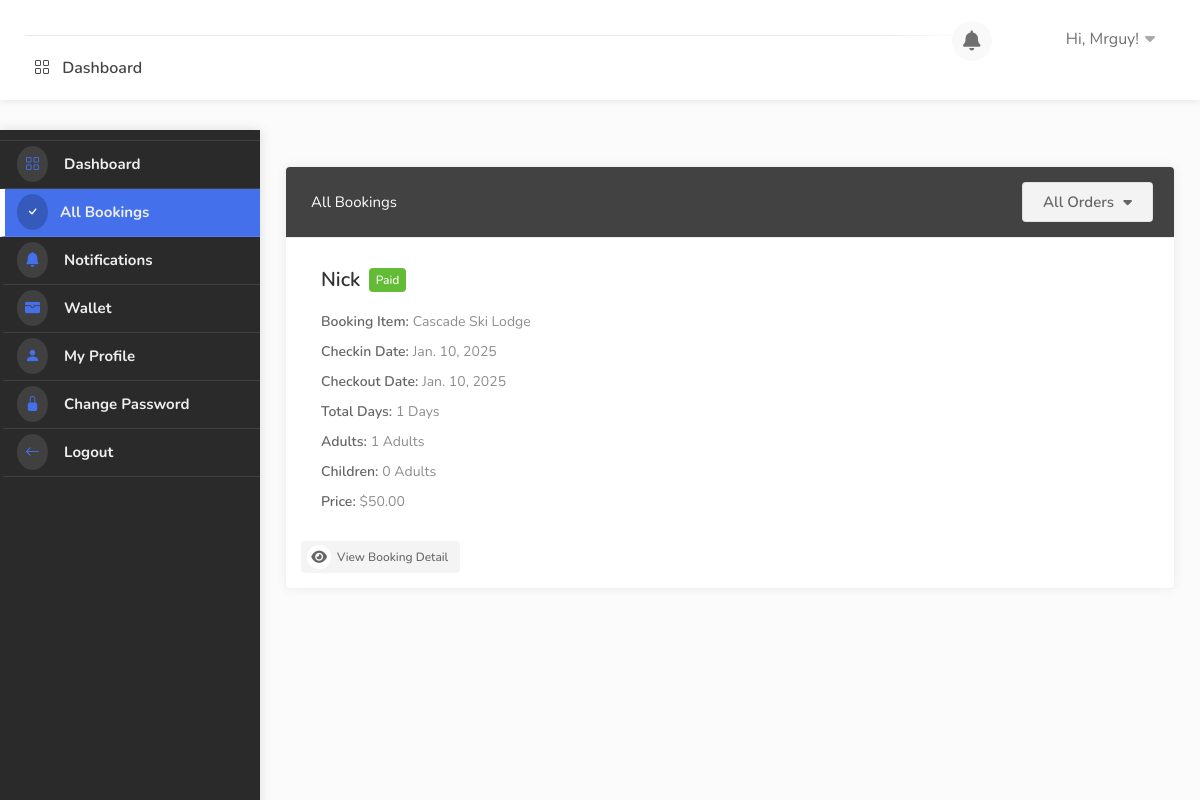
The app's page /dashboard/bookings/ (signed in), older data.
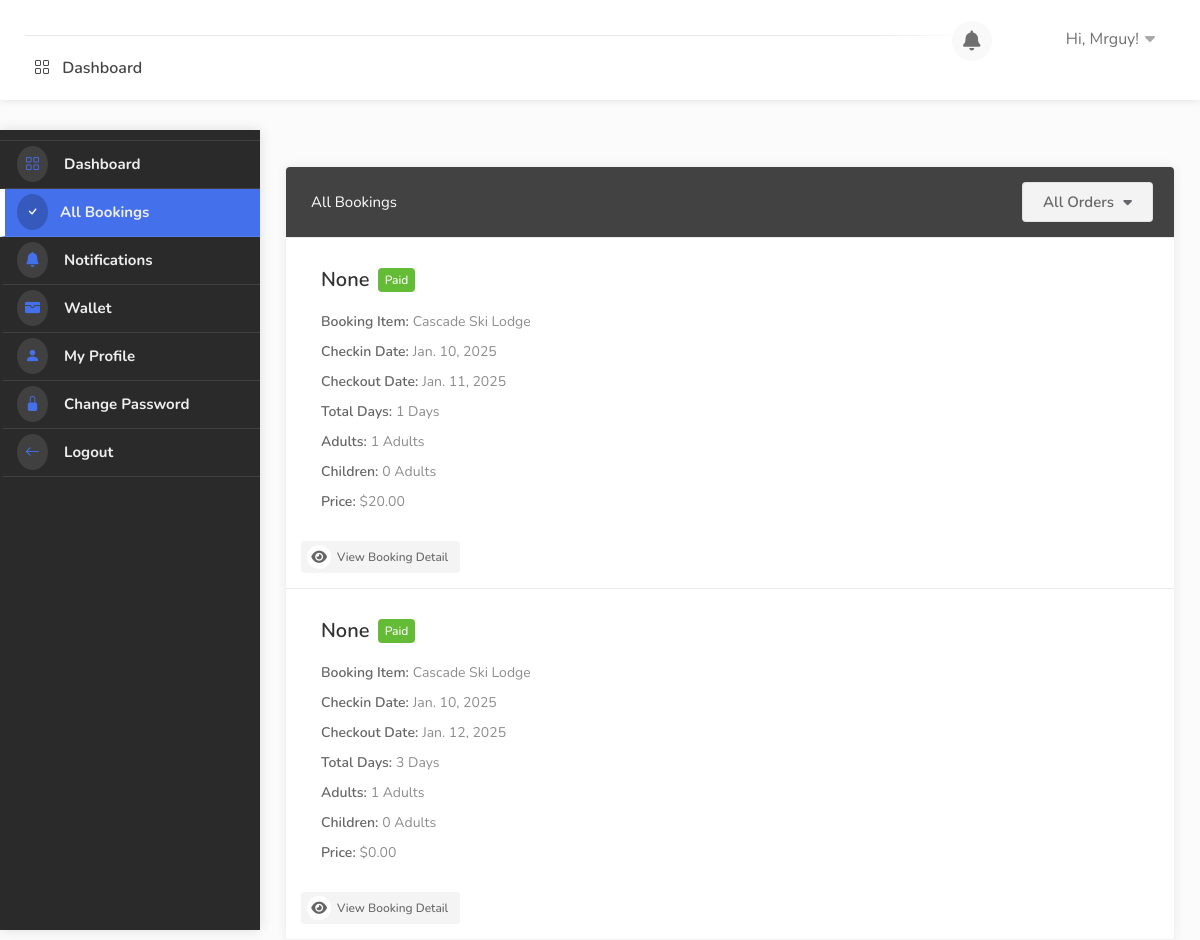
The same page, newer data.
### userauths/models.py (models this page shows, shortened)
class User(AbstractUser):
    full_name = models.CharField(max_length=1000, null=True, blank=True)
    username = models.CharField(max_length=100, null=True, blank=True)
    email = models.EmailField(unique=True)
    phone = models.CharField(max_length=100, null=True, blank=True)
    gender = models.CharField(max_length=100, choices=GENDER, null=True, blank=True)
    otp = models.CharField(max_length=100, null=True, blank=True)
    USERNAME_FIELD = "email"
    REQUIRED_FIELDS = ['username']

### hotel/models.py (models this page shows, shortened)
class Booking(models.Model):
    user = models.ForeignKey(User, on_delete=models.SET_NULL, null=True, blank=True)
    payment_status = models.CharField(max_length=100, choices=PAYMENT_STATUS, default="initiated")
    full_name = models.CharField(max_length=1000, null=True, blank=True)
    email = models.EmailField(null=True, blank=True)
    phone = models.CharField(max_length=1000, null=True, blank=True)
    hotel = models.ForeignKey(Hotel, on_delete=models.SET_NULL, null=True)
    room_type = models.ForeignKey(RoomType, on_delete=models.SET_NULL, null=True)
    room = models.ManyToManyField(Room)
    before_discount = models.DecimalField(max_digits=12, decimal_places=2, default=0.00)
    total = models.DecimalField(max_digits=12, decimal_places=2, default=0.00)
    saved = models.DecimalField(max_digits=12, decimal_places=2, default=0.00)
    check_in_date = models.DateField()
    check_out_date = models.DateField()
    total_days = models.PositiveIntegerField(default=0)
    num_adults = models.PositiveIntegerField(default=1)
    num_children = models.PositiveIntegerField(default=0)
    checked_in = models.BooleanField(default=False)
    checked_out = models.BooleanField(default=False)
    is_active = models.BooleanField(default=True)
    checked_in_tracker = models.BooleanField(default=False, help_text="DO NOT CHECK THIS BOX")
    checked_out_tracker = models.BooleanField(default=False, help_text="DO NOT CHECK THIS BOX")
    date = models.DateTimeField(auto_now_add=True, null=True, blank=True)
    coupons = models.ManyToManyField("hotel.Coupon", blank=True)
    stripe_payment_intent = models.CharField(max_length=200,null=True, blank=True)
    success_id = ShortUUIDField(length=300, max_length=505, alphabet="abcdefghijklmnopqrstuvxyz1234567890")
    booking_id = ShortUUIDField(unique=True, length=10, max_length=20, alphabet="abcdefghijklmnopqrstuvxyz")

class Hotel(models.Model):
    user = models.ForeignKey(User, on_delete=models.CASCADE)
    name = models.CharField(max_length=100)
    description = CKEditor5Field(config_name='extends', null=True, blank=True)
    image = models.FileField(upload_to="hotel_gallery")
    address = models.CharField(max_length=200)
    mobile = models.CharField(max_length=20)
    email = models.CharField(max_length=20)
    status = models.CharField(choices=HOTEL_STATUS, max_length=10, default="published", null=True, blank=True)
    tags = TaggableManager(blank=True)
    views = models.PositiveIntegerField(default=0)
    featured = models.BooleanField(default=False)
    hid = ShortUUIDField(unique=True, length=10, max_length=20, alphabet="abcdefghijklmnopqrstuvxyz1234567890")
    slug = models.SlugField(null=True, blank=True)
    date = models.DateTimeField(auto_now_add=True)
    def hotel_gallery(self):
        return HotelGallery.objects.filter(hotel=self)

### user_dashboard/views.py (the view)
# urls.py: path("bookings/", views.bookings, name="bookings"),
@login_required
def bookings(request):
    bookings = Booking.objects.filter(user=request.user, payment_status="paid")
    context = {
        "bookings":bookings,
    }
    return render(request, "user_dashboard/bookings.html", context)

### hotel/context_processor.py (called while the page is built)
def default(request):
    if 'selection_data_obj' in request.session:
        total_selected_items = len(request.session['selection_data_obj'])
    else:
        total_selected_items = 0
    try:
        noti = Notification.objects.filter(user=request.user, seen=False)
    except:
        noti = None
    return {
        "total_selected_items": total_selected_items,
        "noti": noti,
    }

### templates/user_dashboard/bookings.html (shortened to what this page needs)
{% extends 'partials/dashboard_base.html' %}
{% load static %}
{% block content %}
    <div id="dashboard">
        {% include 'partials/dashboard_sidebar.html' %}
        <div class="utf_dashboard_content">
            <div class="row">
                <div class="col-lg-12 col-md-12">
                  <div class="utf_dashboard_list_box margin-top-0">
                    <div class="sort-by my_sort_by">
                        <div class="utf_sort_by_select_item">
                          <select data-placeholder="All Listing" class="utf_chosen_select_single">
                            <option>All Orders</option>
                          </select>
                        </div>
                    </div>
                    <h4>All Bookings</h4>
                    <ul>
                        {% for b in bookings %}
                            <li class="utf_approved_booking_listing">
                                <div class="utf_list_box_listing_item bookings">
                                <div class="utf_list_box_listing_item_content">
                                    <div class="inner">
                                    <h3>{{b.full_name|title}} <span class="utf_booking_listing_status">{{b.payment_status|title}}</span></h3>
                                    <div class="utf_inner_booking_listing_list">
                                        <h5>Booking Item: </h5>
                                        <ul class="utf_booking_listing_list">
                                        <li>{{b.hotel.name}}</li>
                                        </ul>
                                    </div>
                                    <div class="utf_inner_booking_listing_list">
                                        <h5>Checkin Date:</h5>
                                        <ul class="utf_booking_listing_list">
                                          <li class="highlighted">{{b.check_in_date}}</li>
                                        </ul>
                                      </div>
                                      <div class="utf_inner_booking_listing_list">
                                        <h5>Checkout Date:</h5>
                                        <ul class="utf_booking_listing_list">
                                          <li class="highlighted">{{b.check_out_date}}</li>
                                        </ul>
                                      </div>
                                      <div class="utf_inner_booking_listing_list">
                                        <h5>Total Days:</h5>
                                        <ul class="utf_booking_listing_list">
                                          <li class="highlighted">{{ b.total_days }} Days</li>
                                        </ul>
                                      </div>
                                      <div class="utf_inner_booking_listing_list">
                                        <h5>Adults:</h5>
                                        <ul class="utf_booking_listing_list">
                                          <li class="highlighted">{{ b.num_adults }} Adults</li>
                                        </ul>
                                      </div>
                                      <div class="utf_inner_booking_listing_list">
                                        <h5>Children:</h5>
                                        <ul class="utf_booking_listing_list">
                                          <li class="highlighted">{{ b.num_children }} Adults</li>
                                        </ul>
                                      </div>
                                    <div class="utf_inner_booking_listing_list">
                                        <h5>Price:</h5>
                                        <ul class="utf_booking_listing_list">
                                            <li class="highlighted">${{b.total|floatformat:2}}</li>
                                        </ul>
                                    </div>
                                    </div>
                                </div>
                                </div>
                                <div class=""> <a href="{% url 'dashboard:booking_detail' b.booking_id %}" class="button gray reject"><i class="fas fa-eye"></i> View Booking Detail</a> </div>
                            </li>
                        {% endfor %}
                    </ul>
                  </div>
                </div>
              </div>
        </div>
    </div>
{% endblock content %}

### templates/partials/dashboard_base.html (shortened to what this page needs)
{% load static %}
<!DOCTYPE html>
<html lang="zxx">
<head>
    <link rel="stylesheet" href="{% static 'css/stylesheet.css' %}">
    <link rel="stylesheet" href="{% static 'css/mmenu.css' %}">
    <link rel="stylesheet" href="{% static 'css/perfect-scrollbar.css' %}">
    <link rel="stylesheet" href="{% static 'css/style.css' %}" id="colors">
    <link rel="stylesheet" href="https://cdn.jsdelivr.net/npm/bootstrap-icons@1.10.5/font/bootstrap-icons.css">
    <link rel="stylesheet" href="https://cdnjs.cloudflare.com/ajax/libs/font-awesome/4.7.0/css/font-awesome.css" />
    <link rel="stylesheet" href="https://cdnjs.cloudflare.com/ajax/libs/font-awesome/6.0.0/css/all.min.css" />
    <link rel="stylesheet" href="https://cdn.jsdelivr.net/npm/@mdi/font@7.2.96/css/materialdesignicons.min.css">
    <link href='https://unpkg.com/boxicons@2.1.4/css/boxicons.min.css' rel='stylesheet'>
    <link rel="stylesheet" href="https://cdn.jsdelivr.net/npm/remixicon-ligatures@2.5.0/fonts/remixicon.min.css">
    <link href="https://cdn.jsdelivr.net/npm/remixicon@2.2.0/fonts/remixicon.css" rel="stylesheet">
</head>
<body>
    <div id="main_wrapper">
        <header id="header_part" class="fixed fullwidth_block dashboard">
            <div id="header" class="not-sticky">
                <div class="container">
                    <div class="utf_left_side">
                        <nav id="navigation" class="style_one">
                            <ul id="responsive">
                                <li><a href="{% url 'dashboard:dashboard' %}"> <i class="bi bi-grid"></i> Dashboard</a></li>
                            </ul>
                        </nav>
                        <div class="clearfix"></div>
                    </div>
                    <div class="utf_right_side">
                        <div class="header_widget">
                            <div class="dashboard_header_button_item {% if noti %} has-noti {% endif %} js-item-menu">
                                <i class="fas fa-bell"></i>
                            </div>
                            <div class="utf_user_menu">
                                <div class="utf_user_name"><span><img src="{{request.user.profile.image.url}}" alt=""></span>Hi, {{request.user.username|title}}!</div>
                            </div>
                        </div>
                    </div>
                </div>
            </div>
        </header>
        {% block content %}
        {% endblock content %}
    </div>
</body>
</html>

### templates/partials/dashboard_sidebar.html
{% load static %}
<div class="utf_dashboard_navigation js-scrollbar">
    <div class="utf_dashboard_navigation_inner_block">
        <ul>
            <li class="{% if request.path == '/dashboard/' %}  active {% endif %}"><a href="{% url 'dashboard:dashboard' %}"><i class="bi bi-grid"></i> Dashboard</a></li>
            <li class="{% if request.path == '/dashboard/bookings/'  %}  active {% endif %}"><a href="{% url 'dashboard:bookings' %}"><i class="bi bi-check"></i>All Bookings</a></li>
            <li class="{% if request.path == '/dashboard/notifications/'  %}  active {% endif %}"><a href="{% url 'dashboard:notifications' %}"><i class="bi bi-bell-fill"></i> Notifications</a></li>
            <li class="{% if request.path == '/dashboard/wallet/'  %}  active {% endif %}"><a href="{% url 'dashboard:wallet' %}"><i class="bi bi-wallet-fill"></i> Wallet</a></li>
            <li class="{% if request.path == '/dashboard/profile/'  %}  active {% endif %}"><a href="{% url 'dashboard:profile' %}"><i class="bi bi-person-fill"></i> My Profile</a></li>
            <li class="{% if request.path == '/dashboard/change-password/'  %}  active {% endif %}"><a href="{% url 'dashboard:change_password' %}"><i class="bi bi-lock-fill"></i> Change Password</a></li>
            <li><a href="{% url 'userauths:sign-out' %}"><i class="bi bi-arrow-left"></i> Logout</a></li>
        </ul>
    </div>
</div>

### static/css/mmenu.css (style rules this page uses)
:root { --mm-line-height: 20px; --mm-listitem-size: 44px; --mm-navbar-size: 44px; --mm-offset-top: 0; --mm-offset-right: 0; --mm-offset-bottom: 0; --mm-offset-left: 0; --mm-color-border: rgba(0, 0, 0, 0.1); --mm-color-button: rgba(0, 0, 0, 0.3); --mm-color-text: rgba(0, 0, 0, 0.75); --mm-color-text-dimmed: rgba(0, 0, 0, 0.3); --mm-color-background: #f3f3f3; --mm-color-background-highlight: rgba(0, 0, 0, 0.05); --mm-color-background-emphasis: rgba(255, 255, 255, 0.4); --mm-shadow: 0 0 10px rgba(0, 0, 0, 0.3) }

### static/css/perfect-scrollbar.css (style rules this page uses)
.ps { overflow: hidden !important; overflow-anchor: none; -ms-overflow-style: none; touch-action: auto; -ms-touch-action: auto; }

### static/css/style.css (style rules this page uses)
a { color: #007BFF; text-decoration: none; font-weight: bold; display: inline-flex; align-items: center; }
a i { margin-right: 8px; }
body { color: #707070; font-size: 15px; line-height: 28px; background-color: #fff; }
body, h1, h2, h3, h4, h5, h6, input[type="text"], input[type="password"], input[type="email"], textarea, select, input[type="button"], input[type="submit"], button, #tiptip_content, .map-box p, .map-box div, .numerical-rating .utf_counter_star_rating, body .nav_responsive i.menu-trigger:after { font-family: 'Nunito', sans-serif; text-transform: none; }
h1, h2, h3, h4, h5, h6 { color: #323232; }
* { margin: 0px; padding: 0px; box-sizing: border-box; }
ul, li { margin: 0px; list-style-type: none; }

Row changes from the older to the newer data that the page shows:
removed Booking: full_name "Nick", payment_status "Paid", hotel.name "Cascade Ski Lodge", check_in_date "Jan. 10, 2025", check_out_date "Jan. 10, 2025", total_days "1", num_adults "1", num_children "0", total "50.00"
added Booking: full_name "None", payment_status "Paid", hotel.name "Cascade Ski Lodge", check_in_date "Jan. 10, 2025", check_out_date "Jan. 11, 2025", total_days "1", num_adults "1", num_children "0", total "20.00"
added Booking: full_name "None", payment_status "Paid", hotel.name "Cascade Ski Lodge", check_in_date "Jan. 10, 2025", check_out_date "Jan. 12, 2025", total_days "3", num_adults "1", num_children "0", total "0.00"
